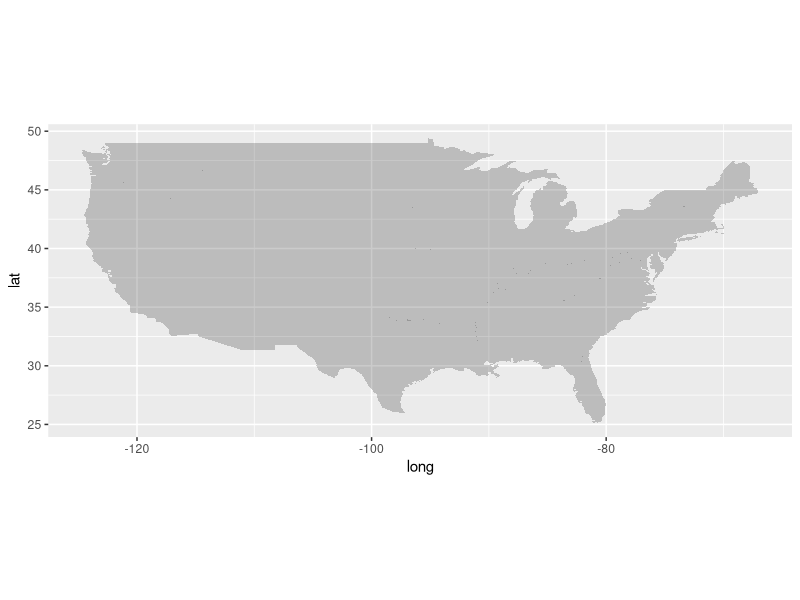

Write the R code that produced this figure.
## ---- chunk 1
knitr::opts_chunk$set(
  echo    = TRUE, 
  message = FALSE,
  digits  = 4
)
library(tidyverse)
## ---- chunk 2
library(maps)
us <- map_data("state")

ggmap <- ggplot() +
  geom_polygon(data = us, aes(long, lat, group = group), alpha = 0.25) +
  coord_fixed() # esto es para mantener la razón 1:1

ggmap
